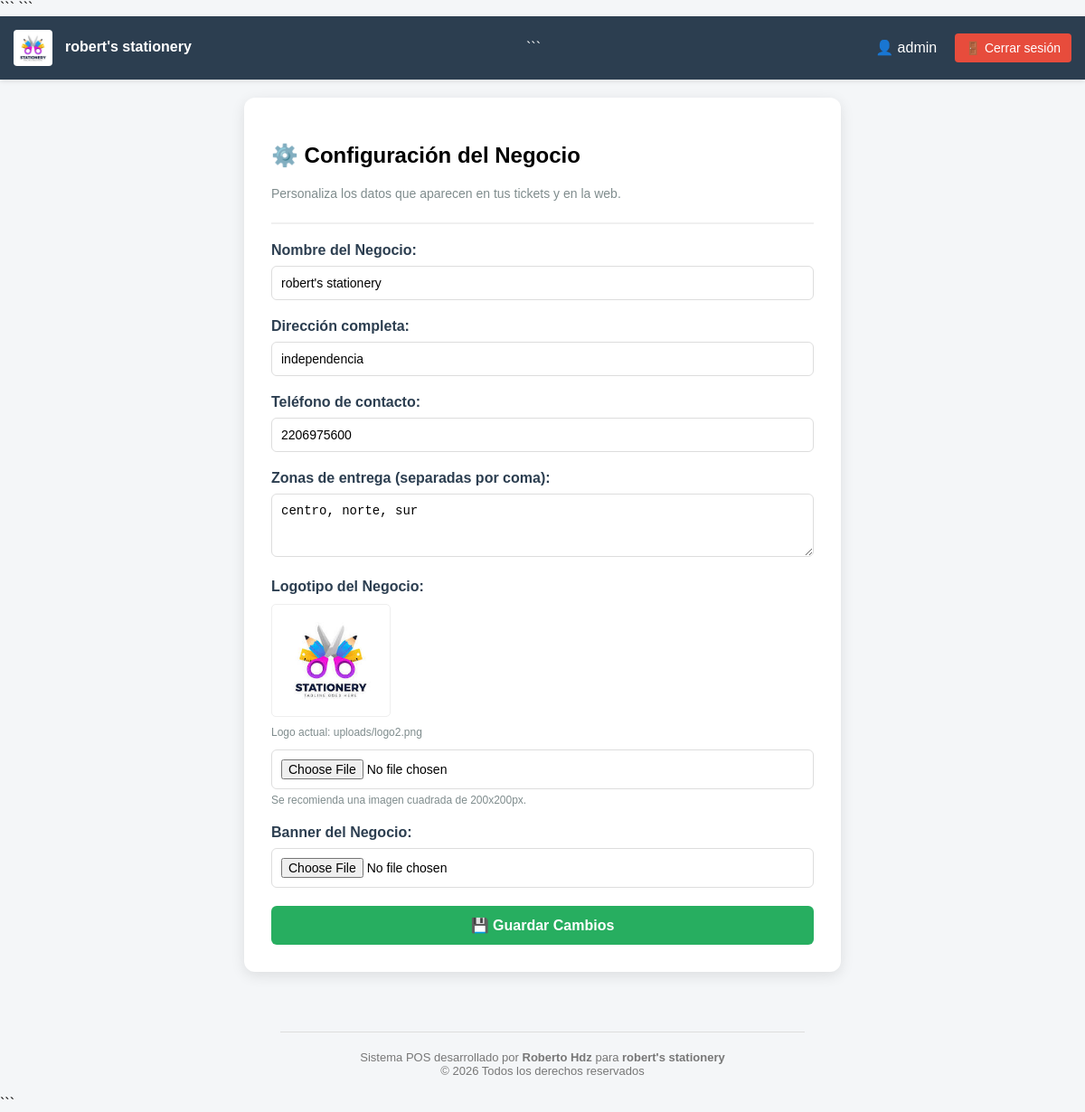
The page /admin/configuracion (signed in) on the database its author committed.
### tables this page shows
CREATE TABLE configuracion (
    id INTEGER PRIMARY KEY,
    nombre_negocio TEXT,
    direccion TEXT,
    telefono TEXT,
    logo TEXT,
    zonas TEXT
, banner TEXT);

### app.py (the view, shortened to what this page needs)
@app.route('/admin/configuracion', methods=["GET", "POST"])
@login_required
def configuracion_admin():
    conn = get_db_connection()
    cursor = conn.cursor()
    config = cursor.execute("SELECT * FROM configuracion WHERE id = 1").fetchone()
    conn.close()
    return render_template("configuracion.html", config=config)

### app.py (called while the page is built)
def get_db_connection():
    conn = sqlite3.connect(DB_PATH)
    conn.row_factory = sqlite3.Row
    return conn

def login_required(f):
    @wraps(f)
    def decorated_function(*args, **kwargs):
        if not session.get("admin_logueado"):
            return redirect(url_for("admin_login"))
        return f(*args, **kwargs)
    return decorated_function

@app.context_processor
def inject_config():
    try:
        conn = get_db_connection()
        conn.row_factory = sqlite3.Row
        config = conn.execute("SELECT * FROM configuracion WHERE id = 1").fetchone()
        conn.close()
        if config:
            return {'config': config}
        else:
            return {'config': {'nombre_negocio': 'papeleria', 'logo': 'logo.png'}}
    except Exception as e:
        print(f"Error en inject_config: {e}")
        return {'config': {}}

### templates/configuracion.html (shortened to what this page needs)
{% extends "layout.html" %}
{% block content %}
<div class="config-container">
    <div class="config-header">
        <h2>⚙️ Configuración del Negocio</h2>
        <p style="color: #7f8c8d; font-size: 14px;">Personaliza los datos que aparecen en tus tickets y en la web.</p>
    </div>
    <form action="{{ url_for('guardar_config') }}" method="POST" enctype="multipart/form-data">
        <div class="form-group">
            <label for="nombre">Nombre del Negocio:</label>
            <input type="text" id="nombre" name="nombre" class="form-control"
                   value="{{ config.nombre_negocio or '' }}" placeholder="Ej. Papelería " required>
        </div>
        <div class="form-group">
            <label for="direccion">Dirección completa:</label>
            <input type="text" id="direccion" name="direccion" class="form-control"
                   value="{{ config.direccion or '' }}" placeholder="Calle, Número, Colonia, CP">
        </div>
        <div class="form-group">
            <label for="telefono">Teléfono de contacto:</label>
            <input type="text" id="telefono" name="telefono" class="form-control"
                   value="{{ config.telefono or '' }}" placeholder="951 123 4567">
        </div>
        <div class="form-group">
            <label for="zonas">Zonas de entrega (separadas por coma):</label>
            <textarea id="zonas" name="zonas" class="form-control" rows="3"
                      placeholder="Centro, Macuilxochitl, San Jerónimo">{{ config.zonas or '' }}</textarea>
        </div>
        <div class="form-group">
            <label for="logo">Logotipo del Negocio:</label>
            {% if config.logo %}
                <img src="{{ url_for('static', filename=config.logo) }}" class="preview-logo" alt="Logo actual">
                <p class="hint">Logo actual: {{ config.logo }}</p>
            {% endif %}
            <input type="file" id="logo" name="logo" class="form-control" accept="image/*">
            <p class="hint">Se recomienda una imagen cuadrada de 200x200px.</p>
        </div>
        <div class="form-group">
    <label for="banner">Banner del Negocio:</label>
    <input type="file" id="banner" name="banner" class="form-control" accept="image/*">
</div>
        <button type="submit" class="btn-save">💾 Guardar Cambios</button>
    </form>
</div>
{% endblock %}

### templates/layout.html (shortened to what this page needs)
    <!DOCTYPE html>
<html lang="es">
<head>
```
</head>
<body>
    <div class="header">
        <div>
            {% if config and config.logo %}
                <img src="{{ url_for('static', filename=config.logo) }}" class="logo-header">
            {% endif %}
            <b>{{ config.nombre_negocio if config.nombre_negocio else 'Panel Administrativo' }}</b>
        </div>
```
    <div>
        {% if session.get('admin_logueado') %}
            <span style="margin-right:15px;">
                👤 {{ session.get('admin_usuario') }}
            </span>
            <a href="{{ url_for('admin_logout') }}" class="btn btn-logout">
                🚪 Cerrar sesión
            </a>
        {% endif %}
    </div>
</div>
{% block content %}{% endblock %}
<footer style="text-align:center;padding:40px 20px 20px;color:#777; font-size: 13px;">
    <hr style="width: 50%; border: 0; border-top: 1px solid #ddd; margin-bottom: 20px;">
    Sistema POS desarrollado por <b>Roberto Hdz</b> para <b>{{ config.nombre_negocio }}</b><br>
    © 2026 Todos los derechos reservados
</footer>
```
</body>
</html>

### templates/layout.html (style rules this page uses)
body { font-family: Arial, sans-serif; background: #f4f6f8; margin:0; }
.header { background: #2c3e50; color: white; padding: 15px; display:flex; justify-content: space-between; align-items:center; box-shadow: 0 2px 5px rgba(0,0,0,0.1); flex-wrap: wrap; }
.logo-header { height: 40px; margin-right: 10px; vertical-align: middle; border-radius: 4px; }
.btn { padding: 8px 12px; border-radius:4px; text-decoration:none; color:white; font-size: 14px; transition: opacity 0.3s; display: inline-block; }
.btn-logout { background:#e74c3c; }

### templates/configuracion.html (style rules this page uses)
.config-container { max-width: 600px; margin: 20px auto; background: white; padding: 30px; border-radius: 12px; box-shadow: 0 4px 15px rgba(0,0,0,0.1); }
.config-header { border-bottom: 2px solid #f0f0f0; margin-bottom: 20px; padding-bottom: 10px; }
.form-group { margin-bottom: 20px; }
.form-group label { display: block; font-weight: bold; margin-bottom: 8px; color: #2c3e50; }
.form-control { width: 100%; padding: 10px; border: 1px solid #ddd; border-radius: 6px; font-size: 14px; box-sizing: border-box; }
.btn-save { background: #27ae60; color: white; border: none; padding: 12px 25px; border-radius: 6px; cursor: pointer; font-size: 16px; font-weight: bold; width: 100%; transition: background 0.3s; }
.preview-logo { display: block; max-width: 120px; margin: 10px 0; border: 1px solid #eee; padding: 5px; border-radius: 5px; }
.hint { font-size: 12px; color: #7f8c8d; margin-top: 5px; }

### rows shown on the page
configuracion: logo (picture), nombre_negocio "robert's stationery", nombre "robert's stationery", direccion "independencia", telefono "2206975600", zonas "centro, norte, sur", logo "uploads/logo2.png"

### other values the page prints
{{ session.get('admin_usuario') }} "admin"
